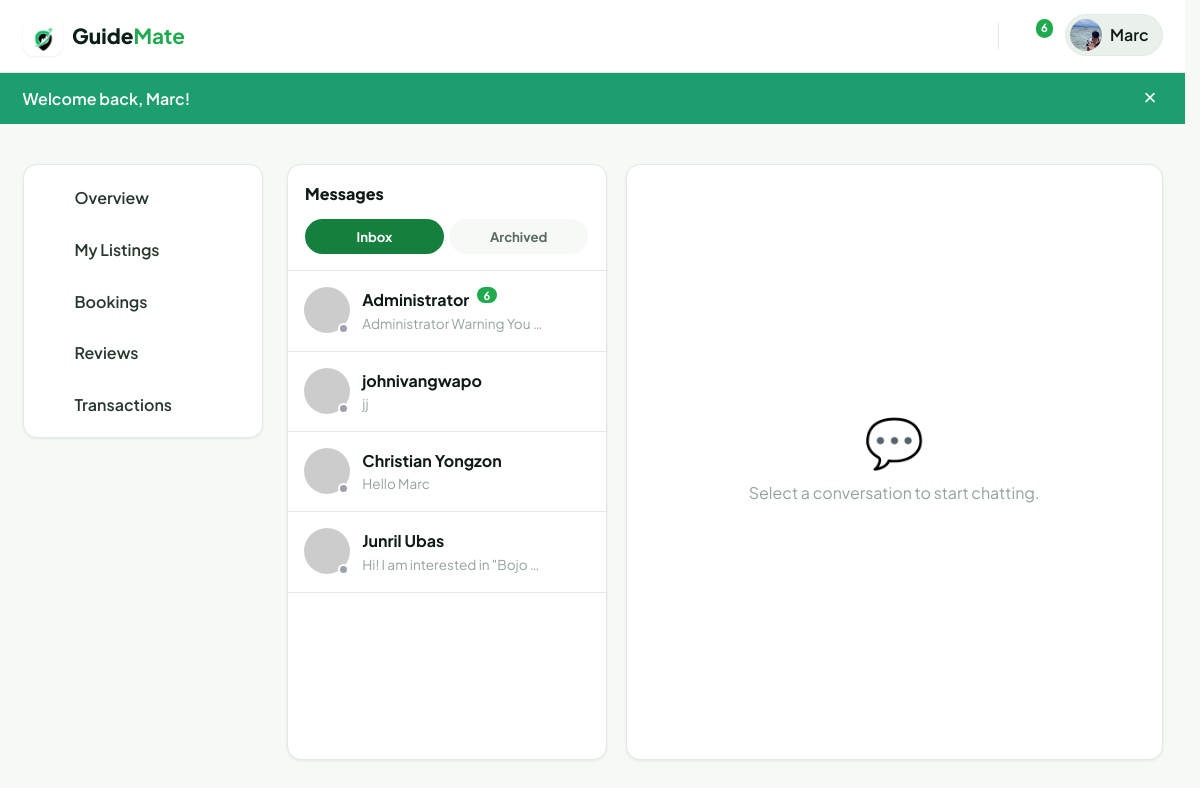
The page /public/messages (signed in) on the database its author committed.
### tables this page shows
CREATE TABLE `users` (
  `id` int(10) UNSIGNED NOT NULL,
  `name` varchar(120) NOT NULL,
  `email` varchar(190) NOT NULL,
  `password` varchar(255) NOT NULL,
  `role` enum('admin','guide','tourist','rental_provider','hotel_admin') NOT NULL DEFAULT 'tourist',
  `phone` varchar(40) DEFAULT NULL,
  `avatar` varchar(255) DEFAULT NULL,
  `bio` text DEFAULT NULL,
  `location` varchar(120) DEFAULT NULL,
  `is_active` tinyint(1) NOT NULL DEFAULT 1,
  `suspension_reason` varchar(500) DEFAULT NULL,
  `suspended_at` timestamp NULL DEFAULT NULL,
  `guide_status` enum('none','pending','approved','rejected') NOT NULL DEFAULT 'none',
  `revenue` decimal(12,2) NOT NULL DEFAULT 0.00,
  `total_requests` int(10) UNSIGNED NOT NULL DEFAULT 0,
  `guide_review_note` varchar(500) DEFAULT NULL,
  `guide_reviewed_at` timestamp NULL DEFAULT NULL,
  `guide_warned` tinyint(1) NOT NULL DEFAULT 0,
  `guide_warning_note` varchar(500) DEFAULT NULL,
  `admin_totp_secret` varchar(64) DEFAULT NULL,
  `admin_totp_enabled` tinyint(1) NOT NULL DEFAULT 0,
  `created_at` timestamp NOT NULL DEFAULT current_timestamp(),
  `updated_at` timestamp NOT NULL DEFAULT current_timestamp() ON UPDATE current_timestamp(),
  `last_seen_at` timestamp NULL DEFAULT NULL,
  `last_login_at` timestamp NULL DEFAULT NULL,
  `oauth_provider` varchar(20) DEFAULT NULL,
  `oauth_id` varchar(191) DEFAULT NULL,
  `login_count` int(10) UNSIGNED NOT NULL DEFAULT 0
);

### app/Views/messages/index.php (the view, shortened to what the rows shown need)
<?php
$folder = $folder ?? 'inbox';
$isArchived = $folder === 'archived';
$convBase = $isArchived ? '/messages/archived/' : '/messages/';
$msgUser = auth_user();
$showDashNav = $msgUser !== null && \App\Models\User::isProviderRole((string) ($msgUser['role'] ?? ''));
?>
<div class="container">
    <?php if ($showDashNav): ?><div class="msg-shell"><?= \App\Core\View::partial('partials/dash-nav') ?><?php endif; ?>
    <div class="msg-layout">
        <div class="conv-list">
            <div class="conv-list-head">
                <span>Messages</span>
                <div class="conv-tabs">
                    <a href="<?= e(url('/messages')) ?>" class="conv-tab <?= !$isArchived ? 'active' : '' ?>">Inbox</a>
                    <a href="<?= e(url('/messages/archived')) ?>" class="conv-tab <?= $isArchived ? 'active' : '' ?>">Archived</a>
                </div>
            </div>
            <?php if ($conversations === []): ?>
                <div class="empty-state" style="padding:2rem 1rem;">
                    <p><?= $isArchived ? 'No archived conversations.' : 'No conversations yet.' ?></p>
                </div>
            <?php else: ?>
                <?php foreach ($conversations as $c):
                    $isConvOnline = !empty($c['partner_last_seen']) && (time() - strtotime((string) $c['partner_last_seen']) <= 90);
                ?>
                    <a class="conv <?= ($partner && (int) $partner['id'] === (int) $c['partner_id']) ? 'active' : '' ?>"
                       href="<?= e(url($convBase . $c['partner_id'])) ?>">
                        <div class="conv-avatar-wrap">
                            <img src="<?= e(img_src($c['partner_avatar'] ?? null, 'avatar' . $c['partner_id'])) ?>" alt="">
                            <span class="presence-dot <?= $isConvOnline ? 'online' : 'offline' ?>" id="convDot-<?= (int) $c['partner_id'] ?>" title="<?= $isConvOnline ? 'Online' : 'Offline' ?>"></span>
                        </div>
                        <div style="min-width:0;flex:1;">
                            <div class="who"><?= e($c['partner_name']) ?>
                                <?php if (!$isArchived && (int) $c['unread'] > 0): ?><span class="badge"><?= (int) $c['unread'] ?></span><?php endif; ?>
                            </div>
                            <div class="preview"><?= e($c['last_body']) ?></div>
                        </div>
                    </a>
                <?php endforeach; ?>
            <?php endif; ?>
        </div>
        <div class="thread">
            <?php if ($partner === null): ?>
                <div class="empty-thread">
                    <div class="text-center">
                        <div class="big" style="font-size:3rem;"><?= $isArchived ? '📁' : '💬' ?></div>
                        <p><?= $isArchived ? 'Select an archived conversation to view it.' : 'Select a conversation to start chatting.' ?></p>
                    </div>
                </div>
            <?php endif; ?>
        </div>
    </div>
    <?php if ($showDashNav): ?></div><?php endif; ?>
</div>

### app/Core/Router.php (shortened to what the rows shown need)
<?php
final class Router
{
    private array $routes = [];
    private function add(string $method, string $pattern, array $handler, array $guards): void
    {
        $this->routes[] = [
            'method' => $method,
            'pattern' => $pattern,
            'handler' => $handler,
            'guards' => $guards,
        ];
    }
    public function dispatch(string $method, string $uri): void
    {
        $path = $this->normalize($uri);
        $method = strtoupper($method);
        foreach ($this->routes as $route) {
            if ($route['method'] !== $method) {
                continue;
            }
            $regex = $this->compile($route['pattern']);
            if (preg_match($regex, $path, $matches) === 1) {
                $params = array_filter($matches, 'is_string', ARRAY_FILTER_USE_KEY);
                $this->runGuards($route['guards']);
                $this->invoke($route['handler'], $params);
                return;
            }
        }
    }
    private function compile(string $pattern): string
    {
        $regex = preg_replace('#\{([a-zA-Z_][a-zA-Z0-9_]*)\}#', '(?P<$1>[^/]+)', $pattern);
        return '#^' . $regex . '$#';
    }
    private function normalize(string $uri): string
    {
        $path = parse_url($uri, PHP_URL_PATH) ?: '/';
        $base = App::basePath();
        if ($base !== '' && str_starts_with($path, $base)) {
            $path = substr($path, strlen($base));
        }
        $path = str_replace('/index.php', '', $path);
        $path = '/' . trim($path, '/');
        return $path === '/' ? '/' : rtrim($path, '/');
    }
    private function runGuards(array $guards): void
    {
        foreach ($guards as $guard) {
            switch ($guard) {
                case 'auth':
                    if (Auth::user() === null) {
                        Auth::logout();
                        $accept = (string) ($_SERVER['HTTP_ACCEPT'] ?? '');
                        $requestedWith = (string) ($_SERVER['HTTP_X_REQUESTED_WITH'] ?? '');
                        if (str_contains($accept, 'application/json') || strtolower($requestedWith) === 'xmlhttprequest') {
                            http_response_code(401);
                            header('Content-Type: application/json');
                            echo json_encode(['authenticated' => false, 'error' => 'Your session has expired. Please sign in again.']);
                            exit;
                        }
                        flash('error', 'Your session has expired. Please sign in again.');
                        redirect('/login');
                    }
                    break;
            }
        }
    }
    private function invoke(array $handler, array $params): void
    {
        [$class, $action] = $handler;
        $controller = new $class();
        $controller->{$action}(...array_values($params));
    }
}

### app/Views/layouts/main.php (shortened to what the rows shown need)
<?php
$user = auth_user();
$isGuide = ($user['role'] ?? null) === 'guide';
$current = parse_url($_SERVER['REQUEST_URI'] ?? '/', PHP_URL_PATH) ?: '/';
$base = \App\Core\App::basePath();
if ($base !== '' && str_starts_with($current, $base)) {
    $current = substr($current, strlen($base)) ?: '/';
}
$current = '/' . trim($current, '/');
$publicBrowse = $current === '/'
    || in_array($current, ['/listings', '/things-to-do', '/tour-guides', '/hotels', '/rentals'], true)
    || str_starts_with($current, '/listing/')
    || str_starts_with($current, '/rentals/');
$isMessages = str_starts_with($current, '/messages');
$isDashboard = str_starts_with($current, '/dashboard') || str_starts_with($current, '/profile');
$hideFooter = $isMessages;
$guideWarned = $user && ($user['role'] ?? null) === 'guide' && \App\Models\User::isGuideWarned((int) $user['id']);
$headerUser = ($isGuide && $publicBrowse) ? null : $user;
$unread = 0;
if ($headerUser) {
    $unread = \App\Models\Message::unreadCount((int) $headerUser['id']);
}
$currentLocale = $_SESSION['_locale'] ?? 'en';
?>
<!DOCTYPE html>
<html lang="<?= e($currentLocale === 'tl' ? 'tl' : 'en') ?>">
<head>
    <link rel="stylesheet" href="<?= e(asset('css/style.css')) ?>">
</head>
<body class="<?= e(trim(($isMessages ? 'page-messages ' : '') . ($isDashboard ? 'page-dashboard ' : '') . ($hideFooter ? 'page-no-footer ' : '') . ($guideWarned ? 'guide-warned' : ''))) ?>">
<header class="site-header" id="siteHeader">
    <div class="container header-inner">
<?php if ($isGuide): ?>
            <span class="brand brand-static">
                <span class="brand-mark">◐</span>
                <span class="brand-text">Guide<strong>Mate</strong></span>
            </span>
        <?php endif; ?>
        <nav class="main-nav" id="mainNav">
            <?php if ($headerUser): ?>
                <a href="<?= e(url('/messages')) ?>" class="nav-icon" title="Messages" aria-label="Messages">
                    <?= admin_icon('messages', 22) ?><?php if ($unread > 0): ?><span class="badge"><?= (int) $unread ?></span><?php endif; ?>
                </a>
                <div class="nav-menu">
                    <button class="nav-avatar" id="userMenuBtn">
                        <img src="<?= e(img_src($headerUser['avatar'] ?? null, 'avatar' . $headerUser['id'])) ?>" alt="">
                        <span><?= e(explode(' ', (string) $headerUser['name'])[0]) ?></span>
                    </button>
                </div>
            <?php else: ?>
                <a href="<?= e(url('/login')) ?>" class="btn btn-ghost btn-sm">Log in</a>
                <a href="<?= e(url('/register')) ?>" class="btn btn-primary btn-sm">Sign up</a>
            <?php endif; ?>
        </nav>
    </div>
</header>
<?php foreach (['success' => 'flash-success', 'error' => 'flash-error', 'info' => 'flash-info'] as $key => $cls): ?>
    <?php if ($msg = flash($key)): ?>
        <div class="flash <?= $cls ?>" role="alert">
            <div class="container"><?= e($msg) ?><button class="flash-close" aria-label="Dismiss">&times;</button></div>
        </div>
    <?php endif; ?>
<?php endforeach; ?>
<main>
    <?= $content ?>
</main>
</body>
</html>

### rows shown on the page
users: role+avatar+id (picture), role+name "Marc"
users: name "Administrator", unread "6", last_body "Administrator Warning You…"
users: name "johnivangwapo", last_body "jj"
users: name "Christian Yongzon", last_body "Hello Marc"
users: name "Junril Ubas", last_body "Hi! I am interested in \"Bojo…"

### other values the page prints
$unread "6"
$msg "Welcome back, Marc!"
